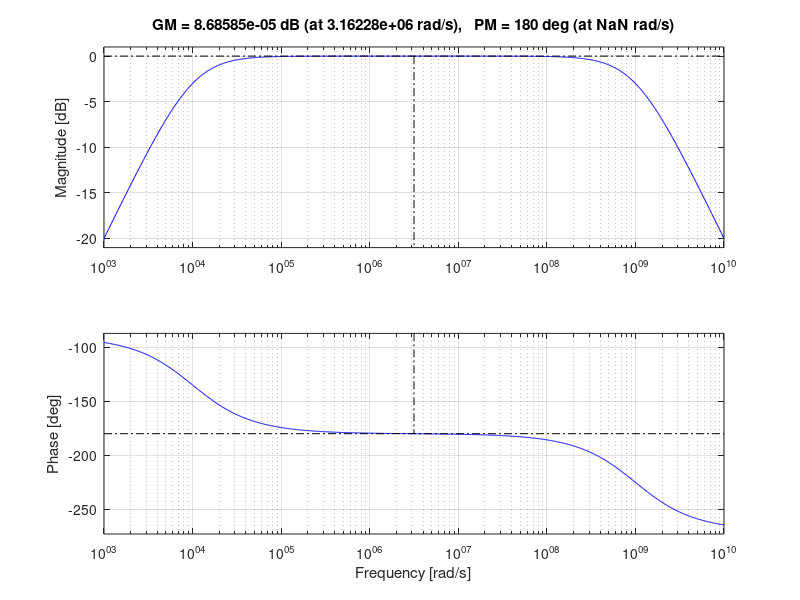

The MATLAB script that drew this image:
% Elecanisms MiniProject III - Ultrasonic Ranging System
% Shivam Desai
% September 26th 2013
% Determining the bandpass filter

s=tf('s');


% We want the highpass to crossover around 35kHz (219911 rps)
R1 = 1;
C1 = 1e-9;
highpass = (R1*C1*s) / (R1*C1*s+1);

% We want the lowpass to crossover around 45kHz (282743 rps)
R2 = 100000;
C2 = 1e-9;
lowpass  = (1)       / (R2*C2*s+1);

% Should be a couple of thousand
gain = -R2/R1;

% Transfer function
A = gain*lowpass*highpass;

% PLEASE BE GOOD
margin(A);